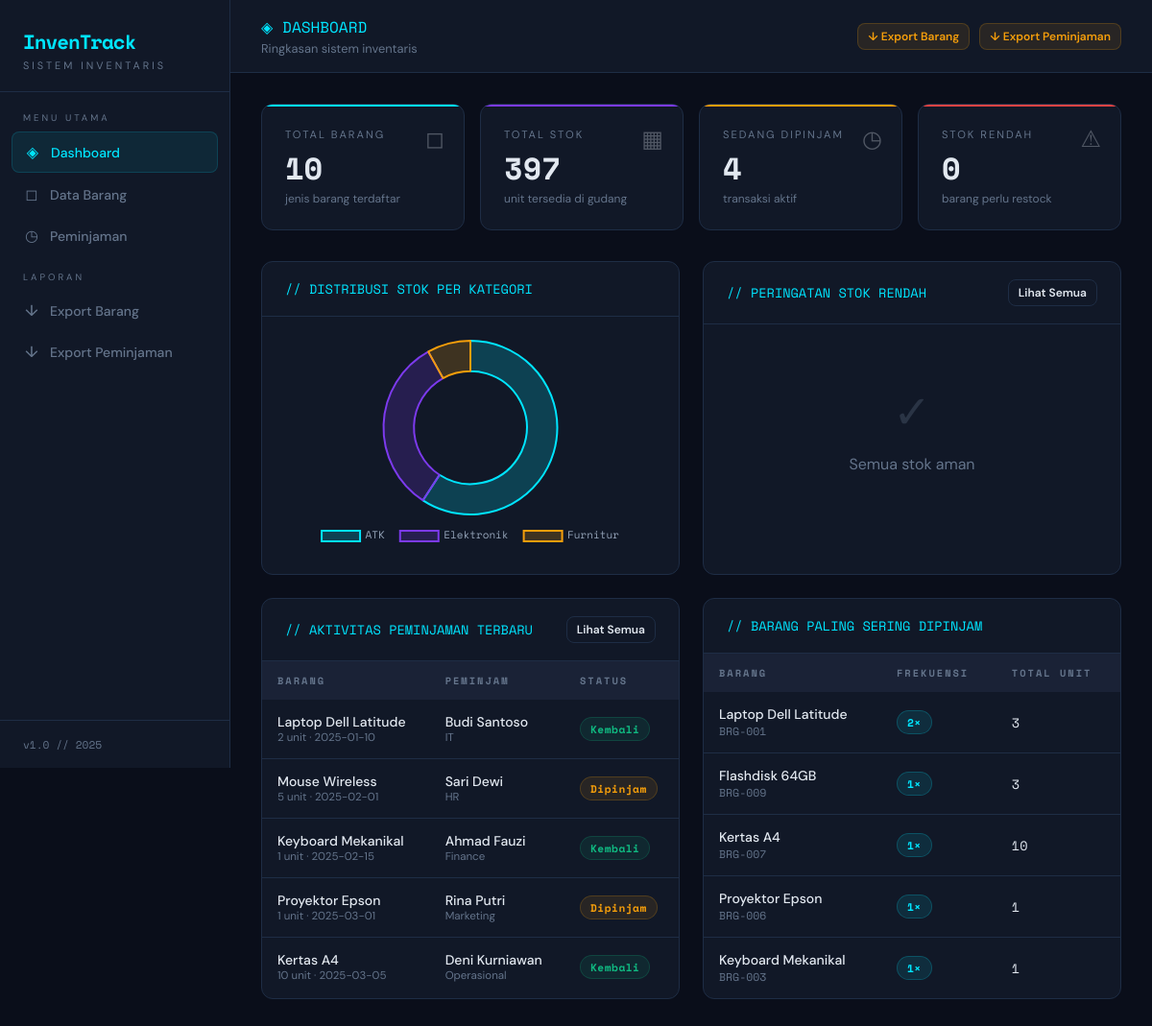
The page / on the database its author committed.
### tables this page shows
CREATE TABLE peminjaman (
        id INTEGER PRIMARY KEY AUTOINCREMENT,
        barang_id INTEGER NOT NULL,
        peminjam TEXT NOT NULL,
        divisi TEXT,
        jumlah INTEGER NOT NULL,
        tanggal_pinjam TEXT NOT NULL,
        tanggal_kembali TEXT,
        status TEXT DEFAULT 'dipinjam',
        keterangan TEXT,
        created_at TEXT DEFAULT CURRENT_TIMESTAMP,
        FOREIGN KEY (barang_id) REFERENCES barang(id)
    );

CREATE TABLE barang (
        id INTEGER PRIMARY KEY AUTOINCREMENT,
        kode TEXT UNIQUE NOT NULL,
        nama TEXT NOT NULL,
        kategori TEXT NOT NULL,
        stok INTEGER DEFAULT 0,
        stok_min INTEGER DEFAULT 5,
        satuan TEXT DEFAULT 'pcs',
        lokasi TEXT,
        deskripsi TEXT,
        created_at TEXT DEFAULT CURRENT_TIMESTAMP
    );

### app.py (the view)
@app.route('/')
def dashboard():
    conn = get_db()
    total_barang = conn.execute("SELECT COUNT(*) FROM barang").fetchone()[0]
    total_stok = conn.execute("SELECT SUM(stok) FROM barang").fetchone()[0] or 0
    dipinjam = conn.execute("SELECT COUNT(*) FROM peminjaman WHERE status='dipinjam'").fetchone()[0]
    stok_rendah = conn.execute("SELECT COUNT(*) FROM barang WHERE stok <= stok_min").fetchone()[0]
    kategori_data = conn.execute("""
        SELECT kategori, COUNT(*) as jumlah, SUM(stok) as total_stok
        FROM barang GROUP BY kategori ORDER BY jumlah DESC
    """).fetchall()
    stok_rendah_list = conn.execute("""
        SELECT nama, kode, stok, stok_min, kategori
        FROM barang WHERE stok <= stok_min ORDER BY stok ASC LIMIT 5
    """).fetchall()
    recent_pinjam = conn.execute("""
        SELECT p.*, b.nama as nama_barang, b.kode
        FROM peminjaman p JOIN barang b ON p.barang_id=b.id
        ORDER BY p.created_at DESC LIMIT 5
    """).fetchall()
    top_items = conn.execute("""
        SELECT b.nama, b.kode, COUNT(p.id) as total_pinjam, SUM(p.jumlah) as total_unit
        FROM peminjaman p JOIN barang b ON p.barang_id=b.id
        GROUP BY b.id ORDER BY total_pinjam DESC LIMIT 5
    """).fetchall()
    conn.close()
    return render_template('dashboard.html',
        total_barang=total_barang, total_stok=total_stok,
        dipinjam=dipinjam, stok_rendah=stok_rendah,
        kategori_data=kategori_data, stok_rendah_list=stok_rendah_list,
        recent_pinjam=recent_pinjam, top_items=top_items)

### app.py (called while the page is built)
def get_db():
    conn = sqlite3.connect(DB)
    conn.row_factory = sqlite3.Row
    return conn

### templates/dashboard.html (shortened to what this page needs)
{% extends "base.html" %}
{% block content %}
<div class="topbar">
  <div>
    <div class="page-title">◈ DASHBOARD</div>
    <div class="page-subtitle">Ringkasan sistem inventaris</div>
  </div>
  <div style="display:flex;gap:10px">
    <a href="{{ url_for('export_barang') }}" class="btn btn-export btn-sm">↓ Export Barang</a>
    <a href="{{ url_for('export_peminjaman') }}" class="btn btn-export btn-sm">↓ Export Peminjaman</a>
  </div>
</div>
<div class="content">
  <div class="stat-grid">
    <div class="stat-card" style="--card-accent: var(--accent)">
      <div class="stat-label">Total Barang</div>
      <div class="stat-value">{{ total_barang }}</div>
      <div class="stat-icon">◻</div>
      <div style="font-size:.75rem;color:var(--muted);margin-top:8px">jenis barang terdaftar</div>
    </div>
    <div class="stat-card" style="--card-accent: #7c3aed">
      <div class="stat-label">Total Stok</div>
      <div class="stat-value">{{ total_stok }}</div>
      <div class="stat-icon">▦</div>
      <div style="font-size:.75rem;color:var(--muted);margin-top:8px">unit tersedia di gudang</div>
    </div>
    <div class="stat-card" style="--card-accent: var(--accent3)">
      <div class="stat-label">Sedang Dipinjam</div>
      <div class="stat-value">{{ dipinjam }}</div>
      <div class="stat-icon">◷</div>
      <div style="font-size:.75rem;color:var(--muted);margin-top:8px">transaksi aktif</div>
    </div>
    <div class="stat-card" style="--card-accent: var(--danger)">
      <div class="stat-label">Stok Rendah</div>
      <div class="stat-value" style="color:{% if stok_rendah > 0 %}var(--danger){% else %}var(--text){% endif %}">{{ stok_rendah }}</div>
      <div class="stat-icon">⚠</div>
      <div style="font-size:.75rem;color:var(--muted);margin-top:8px">barang perlu restock</div>
    </div>
  </div>
  <div class="grid-2">
    <div class="card">
      <div class="card-header">
        <span class="card-title">// DISTRIBUSI STOK PER KATEGORI</span>
      </div>
      <div class="card-body" style="padding:24px">
        <canvas id="chartKategori"></canvas>
      </div>
    </div>
    <div class="card">
      <div class="card-header">
        <span class="card-title">// PERINGATAN STOK RENDAH</span>
        <a href="{{ url_for('barang') }}" class="btn btn-outline btn-sm">Lihat Semua</a>
      </div>
      <div class="card-body">
        {% if stok_rendah_list %}
        <table>
          <thead><tr><th>Barang</th><th>Stok</th><th>Minimum</th></tr></thead>
          <tbody>
          {% for item in stok_rendah_list %}
          <tr>
            <td>
              <div style="font-weight:500">{{ item.nama }}</div>
              <div style="font-size:.72rem;color:var(--muted);font-family:var(--mono)">{{ item.kode }}</div>
            </td>
            <td>
              <span class="badge badge-danger">{{ item.stok }}</span>
            </td>
            <td style="color:var(--muted);font-size:.8rem">min {{ item.stok_min }}</td>
          </tr>
          {% endfor %}
          </tbody>
        </table>
        {% else %}
        <div class="empty-state"><div class="empty-icon">✓</div>Semua stok aman</div>
        {% endif %}
      </div>
    </div>
  </div>
  <div class="grid-2">
    <div class="card">
      <div class="card-header">
        <span class="card-title">// AKTIVITAS PEMINJAMAN TERBARU</span>
        <a href="{{ url_for('peminjaman') }}" class="btn btn-outline btn-sm">Lihat Semua</a>
      </div>
      <div class="card-body">
        {% if recent_pinjam %}
        <table>
          <thead><tr><th>Barang</th><th>Peminjam</th><th>Status</th></tr></thead>
          <tbody>
          {% for p in recent_pinjam %}
          <tr>
            <td>
              <div style="font-weight:500">{{ p.nama_barang }}</div>
              <div style="font-size:.72rem;color:var(--muted)">{{ p.jumlah }} unit · {{ p.tanggal_pinjam }}</div>
            </td>
            <td>
              <div style="font-weight:500">{{ p.peminjam }}</div>
              <div style="font-size:.72rem;color:var(--muted)">{{ p.divisi }}</div>
            </td>
            <td>
              {% if p.status == 'dipinjam' %}
                <span class="badge badge-warning">Dipinjam</span>
              {% else %}
                <span class="badge badge-success">Kembali</span>
              {% endif %}
            </td>
          </tr>
          {% endfor %}
          </tbody>
        </table>
        {% else %}
        <div class="empty-state"><div class="empty-icon">◷</div>Belum ada peminjaman</div>
        {% endif %}
      </div>
    </div>
    <div class="card">
      <div class="card-header">
        <span class="card-title">// BARANG PALING SERING DIPINJAM</span>
      </div>
      <div class="card-body">
        {% if top_items %}
        <table>
          <thead><tr><th>Barang</th><th>Frekuensi</th><th>Total Unit</th></tr></thead>
          <tbody>
          {% for item in top_items %}
          <tr>
            <td>
              <div style="font-weight:500">{{ item.nama }}</div>
              <div style="font-size:.72rem;color:var(--muted);font-family:var(--mono)">{{ item.kode }}</div>
            </td>
            <td><span class="badge badge-info">{{ item.total_pinjam }}×</span></td>
            <td style="font-family:var(--mono);font-size:.85rem">{{ item.total_unit }}</td>
          </tr>
          {% endfor %}
          </tbody>
        </table>
        {% else %}
        <div class="empty-state"><div class="empty-icon">◷</div>Belum ada data</div>
        {% endif %}
      </div>
    </div>
  </div>
</div>
<script>
fetch('/api/stok-chart').then(r=>r.json()).then(data=>{
  const colors = ['#00e5ff','#7c3aed','#f59e0b','#10b981','#ef4444','#6366f1'];
  new Chart(document.getElementById('chartKategori'), {
    type: 'doughnut',
    data: {
      labels: data.map(d=>d.kategori),
      datasets: [{
        data: data.map(d=>d.total),
        backgroundColor: colors.map(c=>c+'33'),
        borderColor: colors,
        borderWidth: 2,
        hoverOffset: 6
      }]
    },
    options: {
      plugins: {
        legend: {
          position: 'bottom',
          labels: { color: '#94a3b8', font: { family: 'Space Mono', size: 11 }, padding: 16 }
        }
      },
      cutout: '65%'
    }
  });
});
</script>
{% endblock %}

### templates/base.html (shortened to what this page needs)
<!DOCTYPE html>
<html lang="id">
<head>
</head>
<body>
<aside class="sidebar">
  <div class="sidebar-logo">
    <div class="logo-mark">InvenTrack</div>
    <div class="logo-sub">Sistem Inventaris</div>
  </div>
  <nav class="nav-section">
    <div class="nav-label">Menu Utama</div>
    <a href="{{ url_for('dashboard') }}" class="nav-link {% if request.endpoint=='dashboard' %}active{% endif %}">
      <span class="nav-icon">◈</span><span>Dashboard</span>
    </a>
    <a href="{{ url_for('barang') }}" class="nav-link {% if 'barang' in request.endpoint %}active{% endif %}">
      <span class="nav-icon">◻</span><span>Data Barang</span>
    </a>
    <a href="{{ url_for('peminjaman') }}" class="nav-link {% if 'peminjaman' in request.endpoint %}active{% endif %}">
      <span class="nav-icon">◷</span><span>Peminjaman</span>
    </a>
    <div class="nav-label" style="margin-top:16px">Laporan</div>
    <a href="{{ url_for('export_barang') }}" class="nav-link">
      <span class="nav-icon">↓</span><span>Export Barang</span>
    </a>
    <a href="{{ url_for('export_peminjaman') }}" class="nav-link">
      <span class="nav-icon">↓</span><span>Export Peminjaman</span>
    </a>
  </nav>
  <div class="sidebar-footer">v1.0 // 2025</div>
</aside>
<div class="main">
  {% block content %}{% endblock %}
</div>
</body>
</html>

### rows shown on the page
peminjaman: nama_barang "Laptop Dell Latitude", jumlah "2", tanggal_pinjam "2025-01-10", peminjam "Budi Santoso", divisi "IT", status "Kembali"
peminjaman: nama_barang "Mouse Wireless", jumlah "5", tanggal_pinjam "2025-02-01", peminjam "Sari Dewi", divisi "HR", status "Dipinjam"
peminjaman: nama_barang "Keyboard Mekanikal", jumlah "1", tanggal_pinjam "2025-02-15", peminjam "Ahmad Fauzi", divisi "Finance", status "Kembali"
peminjaman: nama_barang "Proyektor Epson", jumlah "1", tanggal_pinjam "2025-03-01", peminjam "Rina Putri", divisi "Marketing", status "Dipinjam"
peminjaman: nama_barang "Kertas A4", jumlah "10", tanggal_pinjam "2025-03-05", peminjam "Deni Kurniawan", divisi "Operasional", status "Kembali"
barang: nama "Laptop Dell Latitude", kode "BRG-001", total_pinjam "2", total_unit "3"
barang: nama "Flashdisk 64GB", kode "BRG-009", total_pinjam "1", total_unit "3"
barang: nama "Kertas A4", kode "BRG-007", total_pinjam "1", total_unit "10"
barang: nama "Proyektor Epson", kode "BRG-006", total_pinjam "1", total_unit "1"
barang: nama "Keyboard Mekanikal", kode "BRG-003", total_pinjam "1", total_unit "1"

### other values the page prints
{{ total_barang }} "10"
{{ total_stok }} "397"
{{ dipinjam }} "4"
{{ stok_rendah }} "0"
